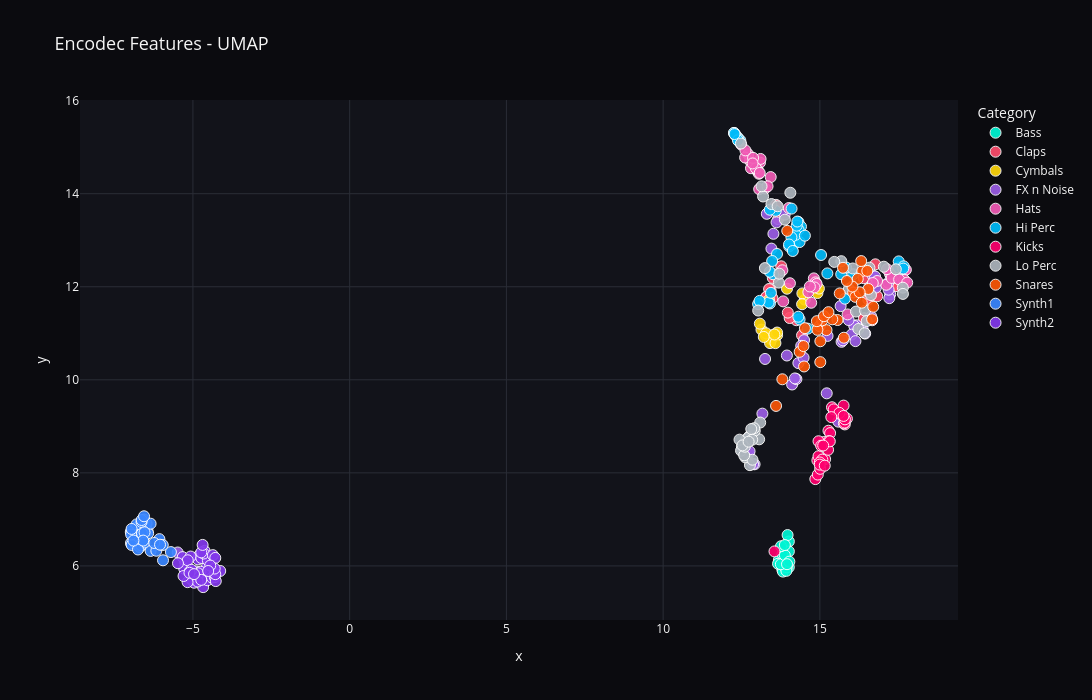

Notebook code cell kept with this figure:
### Code cell
make_interactive_plot(plot_encodec, "Encodec Features - UMAP")

### Figure 1 — Plotly figure (JSON) as saved in the notebook; plotly's stock layout.template omitted (floating-point values rounded to 4 significant figures)
{"data": [{"customdata": [["TB_Kick[Hit]_01.wav", "Bass"], ["TB_Kick[Hit]_02.wav", "Bass"], ["TB_Kick[Hit]_03.wav", "Bass"], ["TB_Kick[Hit]_04.wav", "Bass"], ["TB_Kick[Hit]_05.wav", "Bass"], ["TB_Kick[Hit]_06.wav", "Bass"], ["TB_Kick[Hit]_07.wav", "Bass"], ["TB_Kick[Hit]_08.wav", "Bass"], ["TB_Kick[Hit]_09.wav", "Bass"], ["TB_Kick[Hit]_10.wav", "Bass"], ["TB_Kick[Hit]_11.wav", "Bass"], ["TB_Kick[Hit]_12.wav", "Bass"], ["TB_Kick[Hit]_13.wav", "Bass"], ["TB_Kick[Hit]_14.wav", "Bass"], ["TB_Kick[Hit]_15.wav", "Bass"], ["TB_Kick[Hit]_16.wav", "Bass"], ["TB_Kick[Hit]_17.wav", "Bass"], ["TB_Kick[Hit]_18.wav", "Bass"], ["TB_Kick[Hit]_19.wav", "Bass"], ["TB_Kick[Hit]_20.wav", "Bass"]], "hovertemplate": "label=%{customdata[1]}<br>x=%{x}<br>y=%{y}<br>filename=%{customdata[0]}<extra></extra>", "legendgroup": "Bass", "marker": {"color": "#00f5d4", "line": {"color": "white", "width": 1}, "opacity": 0.92, "size": 11, "symbol": "circle"}, "mode": "markers", "name": "Bass", "orientation": "v", "showlegend": true, "type": "scatter", "x": [13.69, 14.01, 13.8, 13.97, 13.82, 13.66, 13.83, 14.01, 13.88, 13.8, 13.88, 14.01, 13.95, 13.93, 13.75, 13.88, 13.76, 13.88, 14.03, 13.95], "xaxis": "x", "y": [6.126, 6.525, 5.923, 6.663, 5.878, 6.047, 6.044, 6.312, 6.016, 6.253, 5.979, 5.971, 5.971, 5.894, 6.036, 6.229, 6.423, 6.449, 6.092, 6.038], "yaxis": "y"}, {"customdata": [["WT_ClapA-01.wav", "Claps"], ["WT_ClapA-02.wav", "Claps"], ["WT_ClapA-03.wav", "Claps"], ["WT_ClapA-04.wav", "Claps"], ["WT_ClapA-05.wav", "Claps"], ["WT_ClapA-06.wav", "Claps"], ["WT_ClapA-07.wav", "Claps"], ["WT_ClapA-08.wav", "Claps"], ["WT_ClapA-09.wav", "Claps"], ["WT_ClapA-10.wav", "Claps"], ["WT_ClapA-11.wav", "Claps"], ["WT_ClapA-12.wav", "Claps"], ["WT_ClapB-01.wav", "Claps"], ["WT_ClapB-02.wav", "Claps"], ["WT_ClapB-03.wav", "Claps"], ["WT_ClapB-04.wav", "Claps"], ["WT_ClapB-05.wav", "Claps"], ["WT_ClapB-06.wav", "Claps"], ["WT_ClapB-07.wav", "Claps"], ["WT_ClapB-08.wav", "Claps"], ["WT_ClapB-09.wav", "Claps"], ["WT_ClapB-10.wav", "Claps"], ["WT_ClapB-11.wav", "Claps"], ["WT_ClapB-12.wav", "Claps"]], "hovertemplate": "label=%{customdata[1]}<br>x=%{x}<br>y=%{y}<br>filename=%{customdata[0]}<extra></extra>", "legendgroup": "Claps", "marker": {"color": "#ff4d6d", "line": {"color": "white", "width": 1}, "opacity": 0.92, "size": 11, "symbol": "circle"}, "mode": "markers", "name": "Claps", "orientation": "v", "showlegend": true, "type": "scatter", "x": [16.55, 16.4, 16.4, 16.58, 13.67, 16.83, 17.5, 16.67, 16.77, 17.3, 13.6, 17.42, 14.43, 13.59, 14.25, 13.29, 13.43, 14.04, 13.98, 13.38, 13.49, 13.29, 13.5, 13.77], "xaxis": "x", "y": [11.72, 11.32, 12.18, 11.88, 13.45, 11.8, 12.05, 11.28, 12.48, 12.0, 13.76, 12.01, 10.96, 12.25, 11.28, 11.77, 11.94, 11.33, 11.44, 11.95, 11.75, 11.78, 12.19, 12.44], "yaxis": "y"}, {"customdata": [["WT_CymbalA-01.wav", "Cymbals"], ["WT_CymbalA-02.wav", "Cymbals"], ["WT_CymbalA-03.wav", "Cymbals"], ["WT_CymbalA-04.wav", "Cymbals"], ["WT_CymbalA-05.wav", "Cymbals"], ["WT_CymbalA-06.wav", "Cymbals"], ["WT_CymbalA-07.wav", "Cymbals"], ["WT_CymbalA-08.wav", "Cymbals"], ["WT_CymbalA-09.wav", "Cymbals"], ["WT_CymbalA-10.wav", "Cymbals"], ["WT_CymbalB-01.wav", "Cymbals"], ["WT_CymbalB-02.wav", "Cymbals"], ["WT_CymbalB-03.wav", "Cymbals"], ["WT_CymbalB-04.wav", "Cymbals"], ["WT_CymbalB-05.wav", "Cymbals"], ["WT_CymbalB-06.wav", "Cymbals"], ["WT_CymbalB-07.wav", "Cymbals"], ["WT_CymbalB-08.wav", "Cymbals"], ["WT_CymbalB-09.wav", "Cymbals"], ["WT_CymbalB-10.wav", "Cymbals"]], "hovertemplate": "label=%{customdata[1]}<br>x=%{x}<br>y=%{y}<br>filename=%{customdata[0]}<extra></extra>", "legendgroup": "Cymbals", "marker": {"color": "#ffd60a", "line": {"color": "white", "width": 1}, "opacity": 0.92, "size": 11, "symbol": "circle"}, "mode": "markers", "name": "Cymbals", "orientation": "v", "showlegend": true, "type": "scatter", "x": [13.28, 13.45, 13.14, 13.46, 13.52, 13.08, 13.28, 13.41, 13.21, 13.64, 14.52, 13.58, 14.92, 13.63, 13.95, 13.38, 14.44, 14.43, 13.55, 14.97], "xaxis": "x", "y": [10.95, 10.87, 11.08, 10.96, 10.92, 11.21, 11.0, 10.79, 10.92, 10.96, 11.72, 10.79, 11.86, 11.02, 11.96, 11.72, 11.86, 11.62, 10.97, 11.96], "yaxis": "y"}, {"customdata": [["WT_FXA-01.wav", "FX n Noise"], ["WT_FXA-02.wav", "FX n Noise"], ["WT_FXA-03.wav", "FX n Noise"], ["WT_FXA-04.wav", "FX n Noise"], ["WT_FXA-05.wav", "FX n Noise"], ["WT_FXA-06.wav", "FX n Noise"], ["WT_FXA-07.wav", "FX n Noise"], ["WT_FXA-08.wav", "FX n Noise"], ["WT_FXA-09.wav", "FX n Noise"], ["WT_FXA-10.wav", "FX n Noise"], ["WT_FXA-11.wav", "FX n Noise"], ["WT_FXA-12.wav", "FX n Noise"], ["WT_FXA-13.wav", "FX n Noise"], ["WT_FXA-14.wav", "FX n Noise"], ["WT_FXA-15.wav", "FX n Noise"], ["WT_FXA-16.wav", "FX n Noise"], ["WT_FXA-17.wav", "FX n Noise"], ["WT_FXA-18.wav", "FX n Noise"], ["WT_FXA-19.wav", "FX n Noise"], ["WT_FXA-20.wav", "FX n Noise"], ["WT_FXA-21.wav", "FX n Noise"], ["WT_FXA-22.wav", "FX n Noise"], ["WT_FXA-23.wav", "FX n Noise"], ["WT_FXB-01.wav", "FX n Noise"], ["WT_FXB-02.wav", "FX n Noise"], ["WT_FXB-03.wav", "FX n Noise"], ["WT_FXB-04.wav", "FX n Noise"], ["WT_FXB-05.wav", "FX n Noise"], ["WT_FXB-06.wav", "FX n Noise"], ["WT_FXB-07.wav", "FX n Noise"], ["WT_FXB-08.wav", "FX n Noise"], ["WT_FXB-09.wav", "FX n Noise"], ["WT_FXB-10.wav", "FX n Noise"], ["WT_FXB-11.wav", "FX n Noise"], ["WT_FXB-12.wav", "FX n Noise"], ["WT_FXB-13.wav", "FX n Noise"], ["WT_FXB-14.wav", "FX n Noise"], ["WT_FXB-15.wav", "FX n Noise"], ["WT_FXB-16.wav", "FX n Noise"], ["WT_FXB-17.wav", "FX n Noise"], ["WT_FXB-18.wav", "FX n Noise"], ["WT_FXB-19.wav", "FX n Noise"], ["WT_FXB-20.wav", "FX n Noise"], ["WT_FXB-21.wav", "FX n Noise"], ["WT_FXB-22.wav", "FX n Noise"], ["WT_FXB-23.wav", "FX n Noise"]], "hovertemplate": "label=%{customdata[1]}<br>x=%{x}<br>y=%{y}<br>filename=%{customdata[0]}<extra></extra>", "legendgroup": "FX n Noise", "marker": {"color": "#9b5de5", "line": {"color": "white", "width": 1}, "opacity": 0.92, "size": 11, "symbol": "circle"}, "mode": "markers", "name": "FX n Noise", "orientation": "v", "showlegend": true, "type": "scatter", "x": [-5.253, 14.31, 15.69, 15.59, 13.31, 13.95, 16.58, 17.24, 15.24, 12.73, 16.69, 16.64, 12.92, 12.76, 15.22, 12.87, 17.25, 15.66, 13.62, 16.79, 12.72, 14.48, -5.486, 14.11, 16.17, 16.1, 15.92, 17.21, 14.25, 16.37, 16.76, 15.74, 14.5, 17.43, 16.01, 13.52, 14.4, 13.45, 13.88, 17.19, 16.13, 17.18, 16.44, 13.17, 14.2, 13.25], "xaxis": "x", "y": [6.087, 10.36, 10.82, 9.101, 13.57, 10.52, 11.99, 11.84, 10.94, 8.418, 12.24, 11.36, 8.184, 8.463, 9.709, 8.188, 12.25, 11.58, 13.38, 11.98, 8.728, 10.48, 6.289, 9.899, 11.17, 11.16, 11.28, 11.75, 10.01, 11.08, 12.22, 10.85, 10.85, 12.18, 10.97, 13.14, 10.73, 12.82, 13.55, 11.94, 10.83, 12.09, 10.99, 9.273, 10.03, 10.45], "yaxis": "y"}, {"customdata": [["WT_HatA-01.wav", "Hats"], ["WT_HatA-02.wav", "Hats"], ["WT_HatA-03.wav", "Hats"], ["WT_HatA-04.wav", "Hats"], ["WT_HatA-05.wav", "Hats"], ["WT_HatA-06.wav", "Hats"], ["WT_HatA-07.wav", "Hats"], ["WT_HatA-08.wav", "Hats"], ["WT_HatA-09.wav", "Hats"], ["WT_HatA-10.wav", "Hats"], ["WT_HatA-11.wav", "Hats"], ["WT_HatA-12.wav", "Hats"], ["WT_HatA-13.wav", "Hats"], ["WT_HatA-14.wav", "Hats"], ["WT_HatA-15.wav", "Hats"], ["WT_HatA-16.wav", "Hats"], ["WT_HatA-17.wav", "Hats"], ["WT_HatA-18.wav", "Hats"], ["WT_HatA-19.wav", "Hats"], ["WT_HatA-20.wav", "Hats"], ["WT_HatA-21.wav", "Hats"], ["WT_HatA-22.wav", "Hats"], ["WT_HatB-01.wav", "Hats"], ["WT_HatB-02.wav", "Hats"], ["WT_HatB-03.wav", "Hats"], ["WT_HatB-04.wav", "Hats"], ["WT_HatB-05.wav", "Hats"], ["WT_HatB-06.wav", "Hats"], ["WT_HatB-07.wav", "Hats"], ["WT_HatB-08.wav", "Hats"], ["WT_HatB-09.wav", "Hats"], ["WT_HatB-10.wav", "Hats"], ["WT_HatB-11.wav", "Hats"], ["WT_HatB-12.wav", "Hats"], ["WT_HatB-13.wav", "Hats"], ["WT_HatB-14.wav", "Hats"], ["WT_HatB-15.wav", "Hats"], ["WT_HatB-16.wav", "Hats"], ["WT_HatB-17.wav", "Hats"], ["WT_HatB-18.wav", "Hats"], ["WT_HatB-19.wav", "Hats"], ["WT_HatB-20.wav", "Hats"], ["WT_HatB-21.wav", "Hats"], ["WT_HatB-22.wav", "Hats"]], "hovertemplate": "label=%{customdata[1]}<br>x=%{x}<br>y=%{y}<br>filename=%{customdata[0]}<extra></extra>", "legendgroup": "Hats", "marker": {"color": "#f15bb5", "line": {"color": "white", "width": 1}, "opacity": 0.92, "size": 11, "symbol": "circle"}, "mode": "markers", "name": "Hats", "orientation": "v", "showlegend": true, "type": "scatter", "x": [12.77, 14.81, 14.86, 13.8, 13.09, 17.24, 14.01, 15.88, 17.12, 13.0, 16.82, 13.02, 14.85, 12.71, 17.71, 17.74, 17.29, 13.43, 17.69, 13.25, 14.72, 17.14, 12.8, 14.63, 14.9, 14.04, 13.11, 16.69, 17.53, 13.83, 13.06, 12.61, 13.06, 12.96, 14.83, 12.49, 12.87, 12.63, 12.85, 12.41, 17.79, 13.33, 14.68, 13.08], "xaxis": "x", "y": [14.7, 12.18, 12.09, 12.35, 14.67, 12.28, 13.69, 11.41, 12.04, 14.49, 12.12, 14.51, 12.03, 14.85, 12.36, 12.36, 12.19, 14.36, 12.15, 14.11, 11.66, 12.38, 14.55, 11.88, 12.06, 12.08, 14.75, 12.08, 12.16, 11.69, 14.43, 14.78, 14.1, 14.55, 11.99, 15.05, 14.77, 14.93, 14.65, 15.16, 12.09, 14.16, 12.01, 14.45], "yaxis": "y"}, {"customdata": [["WT_HiPercA-01.wav", "Hi Perc"], ["WT_HiPercA-02.wav", "Hi Perc"], ["WT_HiPercA-03.wav", "Hi Perc"], ["WT_HiPercA-04.wav", "Hi Perc"], ["WT_HiPercA-05.wav", "Hi Perc"], ["WT_HiPercA-06.wav", "Hi Perc"], ["WT_HiPercA-07.wav", "Hi Perc"], ["WT_HiPercA-08.wav", "Hi Perc"], ["WT_HiPercA-09.wav", "Hi Perc"], ["WT_HiPercA-10.wav", "Hi Perc"], ["WT_HiPercA-11.wav", "Hi Perc"], ["WT_HiPercA-12.wav", "Hi Perc"], ["WT_HiPercA-13.wav", "Hi Perc"], ["WT_HiPercA-14.wav", "Hi Perc"], ["WT_HiPercA-15.wav", "Hi Perc"], ["WT_HiPercA-16.wav", "Hi Perc"], ["WT_HiPercA-17.wav", "Hi Perc"], ["WT_HiPercA-18.wav", "Hi Perc"], ["WT_HiPercA-19.wav", "Hi Perc"], ["WT_HiPercA-20.wav", "Hi Perc"], ["WT_HiPercA-21.wav", "Hi Perc"], ["WT_HiPercA-22.wav", "Hi Perc"], ["WT_HiPercA-23.wav", "Hi Perc"], ["WT_HiPercA-24.wav", "Hi Perc"], ["WT_HiPercB-01.wav", "Hi Perc"], ["WT_HiPercB-02.wav", "Hi Perc"], ["WT_HiPercB-03.wav", "Hi Perc"], ["WT_HiPercB-04.wav", "Hi Perc"], ["WT_HiPercB-05.wav", "Hi Perc"], ["WT_HiPercB-06.wav", "Hi Perc"], ["WT_HiPercB-07.wav", "Hi Perc"], ["WT_HiPercB-08.wav", "Hi Perc"], ["WT_HiPercB-09.wav", "Hi Perc"], ["WT_HiPercB-10.wav", "Hi Perc"], ["WT_HiPercB-11.wav", "Hi Perc"], ["WT_HiPercB-12.wav", "Hi Perc"], ["WT_HiPercB-13.wav", "Hi Perc"], ["WT_HiPercB-14.wav", "Hi Perc"], ["WT_HiPercB-15.wav", "Hi Perc"], ["WT_HiPercB-16.wav", "Hi Perc"], ["WT_HiPercB-17.wav", "Hi Perc"], ["WT_HiPercB-18.wav", "Hi Perc"], ["WT_HiPercB-19.wav", "Hi Perc"], ["WT_HiPercB-20.wav", "Hi Perc"], ["WT_HiPercB-21.wav", "Hi Perc"], ["WT_HiPercB-22.wav", "Hi Perc"], ["WT_HiPercB-23.wav", "Hi Perc"], ["WT_HiPercB-24.wav", "Hi Perc"]], "hovertemplate": "label=%{customdata[1]}<br>x=%{x}<br>y=%{y}<br>filename=%{customdata[0]}<extra></extra>", "legendgroup": "Hi Perc", "marker": {"color": "#00bbf9", "line": {"color": "white", "width": 1}, "opacity": 0.92, "size": 11, "symbol": "circle"}, "mode": "markers", "name": "Hi Perc", "orientation": "v", "showlegend": true, "type": "scatter", "x": [12.26, 17.51, 15.68, 15.8, 12.46, 17.51, 12.31, 12.41, 14.19, 14.32, 14.4, 12.26, 12.38, 16.06, 17.67, 12.31, 17.66, 12.4, 12.39, 12.28, 15.84, 13.59, 14.1, 15.04, 14.32, 15.24, 13.03, 13.41, 14.35, 14.23, 14.09, 14.35, 14.02, 14.26, 14.52, 13.51, 13.4, 13.36, 14.28, 14.31, 13.4, 14.61, 14.02, 13.63, 14.14, 13.48, 13.08, 13.44], "xaxis": "x", "y": [15.3, 12.42, 12.27, 11.74, 15.15, 12.54, 15.25, 15.13, 12.93, 13.39, 13.29, 15.31, 15.21, 12.27, 12.44, 15.27, 12.39, 15.17, 15.14, 15.28, 12.41, 13.63, 13.68, 12.68, 13.22, 12.29, 11.63, 11.64, 12.96, 13.12, 13.06, 11.3, 12.87, 13.31, 13.1, 12.27, 13.66, 11.66, 13.4, 11.36, 12.32, 11.1, 12.91, 12.7, 12.77, 12.55, 11.7, 11.87], "yaxis": "y"}, {"customdata": [["WT_KickA-01.wav", "Kicks"], ["WT_KickA-02.wav", "Kicks"], ["WT_KickA-03.wav", "Kicks"], ["WT_KickA-04.wav", "Kicks"], ["WT_KickA-05.wav", "Kicks"], ["WT_KickA-06.wav", "Kicks"], ["WT_KickA-07.wav", "Kicks"], ["WT_KickA-08.wav", "Kicks"], ["WT_KickA-09.wav", "Kicks"], ["WT_KickA-10.wav", "Kicks"], ["WT_KickA-11.wav", "Kicks"], ["WT_KickA-12.wav", "Kicks"], ["WT_KickA-13.wav", "Kicks"], ["WT_KickA-14.wav", "Kicks"], ["WT_KickA-15.wav", "Kicks"], ["WT_KickA-16.wav", "Kicks"], ["WT_KickB-01.wav", "Kicks"], ["WT_KickB-02.wav", "Kicks"], ["WT_KickB-03.wav", "Kicks"], ["WT_KickB-04.wav", "Kicks"], ["WT_KickB-05.wav", "Kicks"], ["WT_KickB-06.wav", "Kicks"], ["WT_KickB-07.wav", "Kicks"], ["WT_KickB-08.wav", "Kicks"], ["WT_KickB-09.wav", "Kicks"], ["WT_KickB-10.wav", "Kicks"], ["WT_KickB-11.wav", "Kicks"], ["WT_KickB-12.wav", "Kicks"], ["WT_KickB-13.wav", "Kicks"], ["WT_KickB-14.wav", "Kicks"], ["WT_KickB-15.wav", "Kicks"], ["WT_KickB-16.wav", "Kicks"]], "hovertemplate": "label=%{customdata[1]}<br>x=%{x}<br>y=%{y}<br>filename=%{customdata[0]}<extra></extra>", "legendgroup": "Kicks", "marker": {"color": "#ff006e", "line": {"color": "white", "width": 1}, "opacity": 0.92, "size": 11, "symbol": "circle"}, "mode": "markers", "name": "Kicks", "orientation": "v", "showlegend": true, "type": "scatter", "x": [13.55, 15.79, 15.86, 15.27, 15.13, 15.76, 15.39, 15.76, 15.33, 15.79, 15.44, 15.69, 15.8, 15.62, 15.36, 15.76, 14.85, 14.92, 14.93, 15.17, 14.96, 15.08, 15.29, 15.26, 15.01, 14.96, 15.32, 15.04, 15.0, 14.99, 15.15, 15.1], "xaxis": "x", "y": [6.312, 9.041, 9.164, 8.906, 8.662, 9.446, 9.41, 9.063, 8.854, 9.081, 9.365, 9.241, 9.15, 9.289, 9.198, 9.224, 7.866, 8.267, 7.963, 8.295, 8.357, 8.286, 8.682, 8.495, 8.086, 8.679, 8.678, 8.583, 8.223, 8.177, 8.155, 8.587], "yaxis": "y"}, {"customdata": [["WT_LoPercA-01.wav", "Lo Perc"], ["WT_LoPercA-02.wav", "Lo Perc"], ["WT_LoPercA-03.wav", "Lo Perc"], ["WT_LoPercA-04.wav", "Lo Perc"], ["WT_LoPercA-05.wav", "Lo Perc"], ["WT_LoPercA-06.wav", "Lo Perc"], ["WT_LoPercA-07.wav", "Lo Perc"], ["WT_LoPercA-08.wav", "Lo Perc"], ["WT_LoPercA-09.wav", "Lo Perc"], ["WT_LoPercA-10.wav", "Lo Perc"], ["WT_LoPercA-11.wav", "Lo Perc"], ["WT_LoPercA-12.wav", "Lo Perc"], ["WT_LoPercA-13.wav", "Lo Perc"], ["WT_LoPercA-14.wav", "Lo Perc"], ["WT_LoPercA-15.wav", "Lo Perc"], ["WT_LoPercA-16.wav", "Lo Perc"], ["WT_LoPercA-17.wav", "Lo Perc"], ["WT_LoPercA-18.wav", "Lo Perc"], ["WT_LoPercA-19.wav", "Lo Perc"], ["WT_LoPercA-20.wav", "Lo Perc"], ["WT_LoPercA-21.wav", "Lo Perc"], ["WT_LoPercA-22.wav", "Lo Perc"], ["WT_LoPercA-23.wav", "Lo Perc"], ["WT_LoPercB-01.wav", "Lo Perc"], ["WT_LoPercB-02.wav", "Lo Perc"], ["WT_LoPercB-03.wav", "Lo Perc"], ["WT_LoPercB-04.wav", "Lo Perc"], ["WT_LoPercB-05.wav", "Lo Perc"], ["WT_LoPercB-06.wav", "Lo Perc"], ["WT_LoPercB-07.wav", "Lo Perc"], ["WT_LoPercB-08.wav", "Lo Perc"], ["WT_LoPercB-09.wav", "Lo Perc"], ["WT_LoPercB-10.wav", "Lo Perc"], ["WT_LoPercB-11.wav", "Lo Perc"], ["WT_LoPercB-12.wav", "Lo Perc"], ["WT_LoPercB-13.wav", "Lo Perc"], ["WT_LoPercB-14.wav", "Lo Perc"], ["WT_LoPercB-15.wav", "Lo Perc"], ["WT_LoPercB-16.wav", "Lo Perc"], ["WT_LoPercB-17.wav", "Lo Perc"], ["WT_LoPercB-18.wav", "Lo Perc"], ["WT_LoPercB-19.wav", "Lo Perc"], ["WT_LoPercB-20.wav", "Lo Perc"], ["WT_LoPercB-21.wav", "Lo Perc"], ["WT_LoPercB-22.wav", "Lo Perc"], ["WT_LoPercB-23.wav", "Lo Perc"]], "hovertemplate": "label=%{customdata[1]}<br>x=%{x}<br>y=%{y}<br>filename=%{customdata[0]}<extra></extra>", "legendgroup": "Lo Perc", "marker": {"color": "#adb5bd", "line": {"color": "white", "width": 1}, "opacity": 0.92, "size": 11, "symbol": "circle"}, "mode": "markers", "name": "Lo Perc", "orientation": "v", "showlegend": true, "type": "scatter", "x": [16.23, 15.93, 16.05, 17.65, 17.42, 15.68, 15.46, 13.19, 16.15, 13.45, 17.65, 17.04, 13.88, 12.48, 13.65, 13.14, 16.44, 12.75, 16.49, 16.58, 16.43, 16.63, 14.06, 12.51, 12.77, 12.62, 13.25, 13.03, 12.65, 13.06, 12.85, 13.1, 12.72, 12.51, 12.48, 12.58, 13.69, 12.92, 12.61, 12.44, 12.9, 12.81, 12.53, 12.84, 12.73, 13.71], "xaxis": "x", "y": [11.09, 11.95, 12.39, 11.98, 12.38, 12.55, 12.53, 13.94, 11.47, 13.78, 11.85, 12.43, 13.44, 15.08, 13.73, 14.16, 11.49, 8.784, 11.26, 12.41, 11.0, 11.82, 14.02, 8.493, 8.166, 8.333, 12.4, 11.49, 8.71, 8.721, 8.282, 9.081, 8.757, 8.561, 8.478, 8.377, 12.09, 8.907, 8.562, 8.714, 8.96, 8.942, 8.59, 8.711, 8.67, 12.28], "yaxis": "y"}, {"customdata": [["WT_SnareA-01.wav", "Snares"], ["WT_SnareA-02.wav", "Snares"], ["WT_SnareA-03.wav", "Snares"], ["WT_SnareA-04.wav", "Snares"], ["WT_SnareA-05.wav", "Snares"], ["WT_SnareA-06.wav", "Snares"], ["WT_SnareA-07.wav", "Snares"], ["WT_SnareA-08.wav", "Snares"], ["WT_SnareA-09.wav", "Snares"], ["WT_SnareA-10.wav", "Snares"], ["WT_SnareA-11.wav", "Snares"], ["WT_SnareA-12.wav", "Snares"], ["WT_SnareA-13.wav", "Snares"], ["WT_SnareA-14.wav", "Snares"], ["WT_SnareA-15.wav", "Snares"], ["WT_SnareA-16.wav", "Snares"], ["WT_SnareA-17.wav", "Snares"], ["WT_SnareB-01.wav", "Snares"], ["WT_SnareB-02.wav", "Snares"], ["WT_SnareB-03.wav", "Snares"], ["WT_SnareB-04.wav", "Snares"], ["WT_SnareB-05.wav", "Snares"], ["WT_SnareB-06.wav", "Snares"], ["WT_SnareB-07.wav", "Snares"], ["WT_SnareB-08.wav", "Snares"], ["WT_SnareB-09.wav", "Snares"], ["WT_SnareB-10.wav", "Snares"], ["WT_SnareB-11.wav", "Snares"], ["WT_SnareB-12.wav", "Snares"], ["WT_SnareB-13.wav", "Snares"], ["WT_SnareB-14.wav", "Snares"], ["WT_SnareB-15.wav", "Snares"], ["WT_SnareB-16.wav", "Snares"], ["WT_SnareB-17.wav", "Snares"]], "hovertemplate": "label=%{customdata[1]}<br>x=%{x}<br>y=%{y}<br>filename=%{customdata[0]}<extra></extra>", "legendgroup": "Snares", "marker": {"color": "#fb5607", "line": {"color": "white", "width": 1}, "opacity": 0.92, "size": 11, "symbol": "circle"}, "mode": "markers", "name": "Snares", "orientation": "v", "showlegend": true, "type": "scatter", "x": [14.35, 13.8, 15.56, 14.99, 15.01, 15.21, 14.52, 13.6, 14.48, 15.08, 15.63, 14.92, 15.39, 14.9, 15.13, 15.27, 14.5, 16.55, 16.06, 16.13, 16.35, 16.67, 13.96, 16.21, 15.76, 16.27, 16.04, 16.32, 16.7, 16.34, 16.51, 15.86, 15.74, 15.01], "xaxis": "x", "y": [10.6, 10.01, 11.29, 11.15, 10.83, 11.07, 11.11, 9.439, 10.73, 11.28, 11.86, 11.07, 11.3, 11.26, 11.37, 11.45, 10.29, 11.95, 11.88, 11.78, 12.34, 11.3, 13.2, 12.17, 10.9, 11.88, 12.0, 12.55, 11.57, 11.66, 12.34, 12.12, 12.41, 10.38], "yaxis": "y"}, {"customdata": [["Rave_Saw_A#1.wav", "Synth1"], ["Rave_Saw_A#2.wav", "Synth1"], ["Rave_Saw_A#3.wav", "Synth1"], ["Rave_Saw_A1.wav", "Synth1"], ["Rave_Saw_A2.wav", "Synth1"], ["Rave_Saw_A3.wav", "Synth1"], ["Rave_Saw_B1.wav", "Synth1"], ["Rave_Saw_B2.wav", "Synth1"], ["Rave_Saw_B3.wav", "Synth1"], ["Rave_Saw_C#1.wav", "Synth1"], ["Rave_Saw_C#2.wav", "Synth1"], ["Rave_Saw_C#3.wav", "Synth1"], ["Rave_Saw_C1.wav", "Synth1"], ["Rave_Saw_C2.wav", "Synth1"], ["Rave_Saw_C3.wav", "Synth1"], ["Rave_Saw_C4.wav", "Synth1"], ["Rave_Saw_D#1.wav", "Synth1"], ["Rave_Saw_D#2.wav", "Synth1"], ["Rave_Saw_D#3.wav", "Synth1"], ["Rave_Saw_D1.wav", "Synth1"], ["Rave_Saw_D2.wav", "Synth1"], ["Rave_Saw_D3.wav", "Synth1"], ["Rave_Saw_E1.wav", "Synth1"], ["Rave_Saw_E2.wav", "Synth1"], ["Rave_Saw_E3.wav", "Synth1"], ["Rave_Saw_F#1.wav", "Synth1"], ["Rave_Saw_F#2.wav", "Synth1"], ["Rave_Saw_F#3.wav", "Synth1"], ["Rave_Saw_F1.wav", "Synth1"], ["Rave_Saw_F2.wav", "Synth1"], ["Rave_Saw_F3.wav", "Synth1"], ["Rave_Saw_G#1.wav", "Synth1"], ["Rave_Saw_G#2.wav", "Synth1"], ["Rave_Saw_G#3.wav", "Synth1"], ["Rave_Saw_G1.wav", "Synth1"], ["Rave_Saw_G2.wav", "Synth1"], ["Rave_Saw_G3.wav", "Synth1"]], "hovertemplate": "label=%{customdata[1]}<br>x=%{x}<br>y=%{y}<br>filename=%{customdata[0]}<extra></extra>", "legendgroup": "Synth1", "marker": {"color": "#3a86ff", "line": {"color": "white", "width": 1}, "opacity": 0.92, "size": 11, "symbol": "circle"}, "mode": "markers", "name": "Synth1", "orientation": "v", "showlegend": true, "type": "scatter", "x": [-6.814, -6.9, -6.449, -6.831, -6.976, -6.069, -6.92, -6.955, -6.581, -6.428, -6.952, -6.692, -6.623, -6.982, -6.971, -6.797, -6.478, -6.646, -6.349, -6.568, -6.598, -5.954, -6.35, -6.957, -6.167, -6.639, -6.546, -5.962, -6.543, -6.753, -6.235, -6.635, -6.586, -5.702, -6.559, -6.898, -6.049], "xaxis": "x", "y": [6.821, 6.528, 6.758, 6.698, 6.491, 6.575, 6.627, 6.451, 6.941, 6.702, 6.743, 6.405, 6.698, 6.728, 6.674, 6.893, 6.911, 6.443, 6.322, 6.998, 6.52, 6.121, 6.908, 6.795, 6.326, 6.945, 6.503, 6.449, 6.722, 6.353, 6.493, 6.986, 6.544, 6.297, 7.067, 6.545, 6.456], "yaxis": "y"}, {"customdata": [["Rave_Lead_A#1.wav", "Synth2"], ["Rave_Lead_A#2.wav", "Synth2"], ["Rave_Lead_A#3.wav", "Synth2"], ["Rave_Lead_A#4.wav", "Synth2"], ["Rave_Lead_A1.wav", "Synth2"], ["Rave_Lead_A2.wav", "Synth2"], ["Rave_Lead_A3.wav", "Synth2"], ["Rave_Lead_A4.wav", "Synth2"], ["Rave_Lead_B1.wav", "Synth2"], ["Rave_Lead_B2.wav", "Synth2"], ["Rave_Lead_B3.wav", "Synth2"], ["Rave_Lead_B4.wav", "Synth2"], ["Rave_Lead_C#1.wav", "Synth2"], ["Rave_Lead_C#2.wav", "Synth2"], ["Rave_Lead_C#3.wav", "Synth2"], ["Rave_Lead_C#4.wav", "Synth2"], ["Rave_Lead_C1.wav", "Synth2"], ["Rave_Lead_C2.wav", "Synth2"], ["Rave_Lead_C3.wav", "Synth2"], ["Rave_Lead_C4.wav", "Synth2"], ["Rave_Lead_D#1.wav", "Synth2"], ["Rave_Lead_D#2.wav", "Synth2"], ["Rave_Lead_D#3.wav", "Synth2"], ["Rave_Lead_D#4.wav", "Synth2"], ["Rave_Lead_D1.wav", "Synth2"], ["Rave_Lead_D2.wav", "Synth2"], ["Rave_Lead_D3.wav", "Synth2"], ["Rave_Lead_D4.wav", "Synth2"], ["Rave_Lead_E1.wav", "Synth2"], ["Rave_Lead_E2.wav", "Synth2"], ["Rave_Lead_E3.wav", "Synth2"], ["Rave_Lead_E4.wav", "Synth2"], ["Rave_Lead_F#1.wav", "Synth2"], ["Rave_Lead_F#2.wav", "Synth2"], ["Rave_Lead_F#3.wav", "Synth2"], ["Rave_Lead_F#4.wav", "Synth2"], ["Rave_Lead_F1.wav", "Synth2"], ["Rave_Lead_F2.wav", "Synth2"], ["Rave_Lead_F3.wav", "Synth2"], ["Rave_Lead_F4.wav", "Synth2"], ["Rave_Lead_G#1.wav", "Synth2"], ["Rave_Lead_G#2.wav", "Synth2"], ["Rave_Lead_G#3.wav", "Synth2"], ["Rave_Lead_G#4.wav", "Synth2"], ["Rave_Lead_G1.wav", "Synth2"], ["Rave_Lead_G2.wav", "Synth2"], ["Rave_Lead_G3.wav", "Synth2"], ["Rave_Lead_G4.wav", "Synth2"]], "hovertemplate": "label=%{customdata[1]}<br>x=%{x}<br>y=%{y}<br>filename=%{customdata[0]}<extra></extra>", "legendgroup": "Synth2", "marker": {"color": "#8338ec", "line": {"color": "white", "width": 1}, "opacity": 0.92, "size": 11, "symbol": "circle"}, "mode": "markers", "name": "Synth2", "orientation": "v", "showlegend": true, "type": "scatter", "x": [-5.327, -4.776, -4.548, -4.5, -4.913, -4.968, -4.806, -4.838, -4.96, -4.771, -4.674, -4.901, -5.027, -4.536, -4.391, -4.302, -5.074, -4.76, -4.842, -4.732, -5.218, -4.521, -5.064, -4.628, -5.276, -4.834, -4.851, -5.165, -5.11, -5.171, -4.734, -5.048, -5.299, -4.307, -4.271, -4.13, -5.11, -4.655, -4.734, -4.691, -4.965, -4.287, -4.363, -4.287, -5.477, -4.305, -4.448, -4.513], "xaxis": "x", "y": [6.189, 6.212, 5.99, 5.883, 5.883, 5.696, 6.225, 6.139, 5.639, 5.873, 5.544, 5.789, 5.748, 5.692, 5.747, 5.759, 6.202, 5.878, 5.791, 6.17, 6.063, 6.118, 5.721, 6.323, 5.938, 5.842, 5.664, 6.121, 5.872, 5.651, 5.7, 5.918, 5.783, 5.83, 5.674, 5.892, 5.852, 6.267, 6.291, 6.451, 5.824, 5.823, 6.232, 6.172, 6.058, 5.944, 6.008, 5.891], "yaxis": "y"}], "layout": {"font": {"color": "#f5f5f5", "size": 12}, "height": 700, "legend": {"title": {"text": "Category"}, "tracegroupgap": 0}, "paper_bgcolor": "#0b0b0f", "plot_bgcolor": "#12131a", "title": {"font": {"color": "#f5f5f5", "size": 18}, "text": "Encodec Features - UMAP"}, "width": 1100, "xaxis": {"anchor": "y", "color": "#f5f5f5", "domain": [0, 1], "gridcolor": "#2a2d36", "showgrid": true, "title": {"text": "x"}, "zeroline": false}, "yaxis": {"anchor": "x", "color": "#f5f5f5", "domain": [0, 1], "gridcolor": "#2a2d36", "showgrid": true, "title": {"text": "y"}, "zeroline": false}}}
